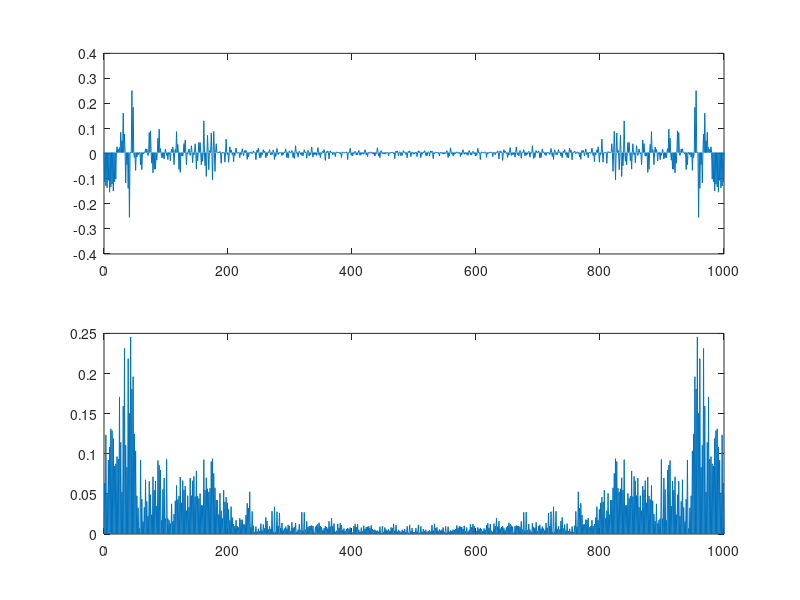

MATLAB code for this plot:
% calculation of effective floquet Hamiltonian of transverse Ising model
% with alternating transverse field

clear;
clc;
format long
tic;

%% paramter

L = 1000;
J = 1;
g = 0.5;
k = (2/L:2/L:1)';
x = (0:L)';
xx = (1:L)';
T = 100;

Hop_space = zeros(L+1,1);
Gen_space = zeros(L+1,1);
Eli_space = zeros(L+1,1);

%% constructing evolution operator
H1_store = cell(L/2,1);
H2_store = cell(L/2,1);
H_eff_store = cell(L/2,1);
for i = 1:L/2
    H1 = 2*[g+J*cospi(k(i)) -1i*J*sinpi(k(i));
                1i*J*sinpi(k(i)) -(g+J*cospi(k(i)))];
    H2 = 2*[-g+J*cospi(k(i)) -1i*J*sinpi(k(i));
                1i*J*sinpi(k(i)) -(-g+J*cospi(k(i)))];

    expH1 = expm(-1i*T*H1);
    expH2 = expm(-1i*T*H2);
    expH = expH2*expH1;

    H_eff = 1i*logm(expH);

    Hop_space = Hop_space + 2*(cospi(k(i)*x)*H_eff(1,1))/L;
    Gen_space = Gen_space - 2i*sinpi(k(i)*x)*H_eff(1,2)/L;
    Eli_space = Eli_space - 2i*sinpi(k(i)*x)*H_eff(2,1)/L;
    
    H1_store{i} = H1;
    H2_store{i} = H2;
    H_eff_store{i} = H_eff;
end

figure
set(gcf, 'position', [250 70 1400 900]);
subplot(2,1,1)
plot(x,real(Hop_space))
subplot(2,1,2)
plot(x,abs(Gen_space))

toc;